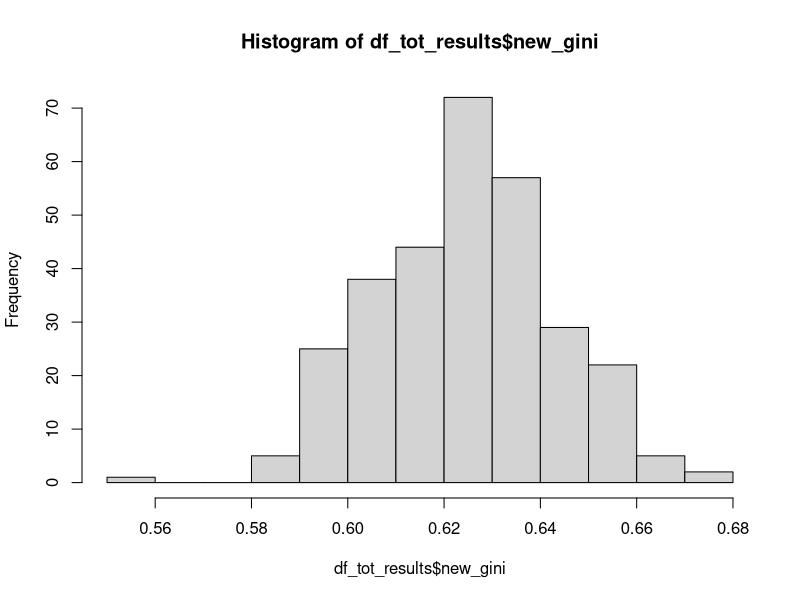
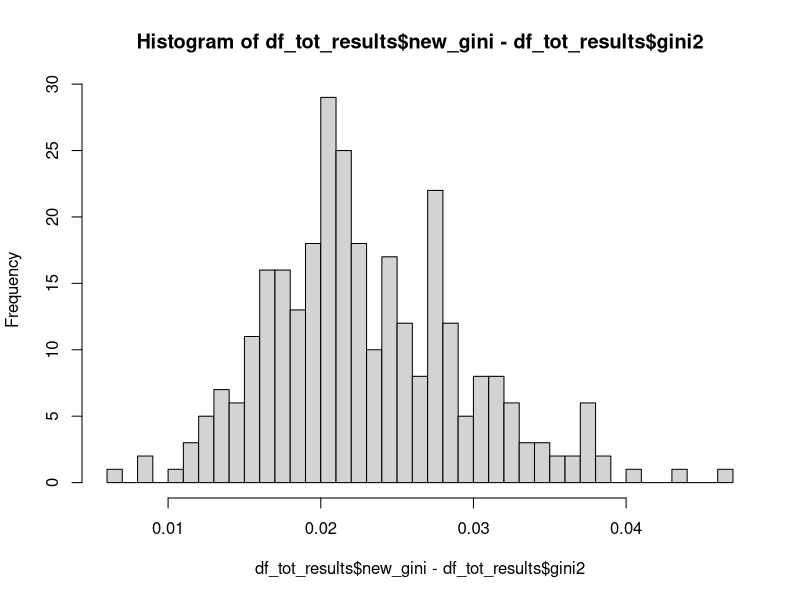
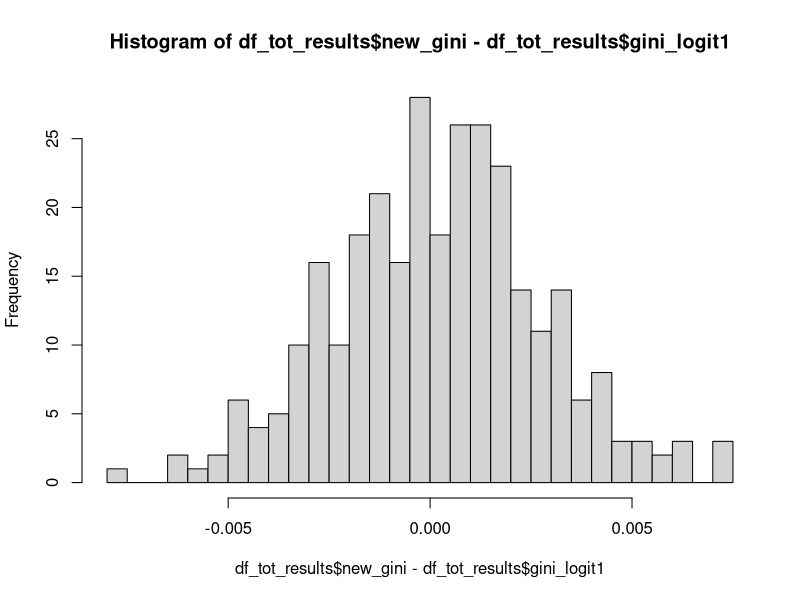

Reproduce these figures in R, in order.
library(MASS)

my_gini<-function(resp, pred){
  c<-pred[order(pred)]
  d<-resp[order(pred)]
  bc<-c(0, cumsum(d)/sum(d))
  gc<-c(0, cumsum(1-d)/sum(1-d))
  sum((gc[2:(length(gc))]-gc[1:(length(gc)-1)])*(bc[2:(length(bc))]+bc[1:(length(bc)-1)]))-1} 

ginic<-function(bc, gc){
  #function for gini when we have cumulative goods and bads vectors
  sum((gc[2:(length(gc))]-gc[1:(length(gc)-1)])*
        (bc[2:(length(bc))]+bc[1:(length(bc)-1)]))-1
} 

gini_crd<-function(rho=0.5, defrate=0.1, gran=10000) {
  #function translating rho into gini for a given defrate
  drates_i<-pnorm(qnorm(defrate), rho*(qnorm(1:(gran-1)/gran)),sqrt(1-rho^2))
  drates_2i<-(c(1, drates_i)+c(drates_i, 0))/2
  return(ginic(cumsum((drates_2i)/sum(drates_2i)), cumsum((1-drates_2i)/sum(1-drates_2i))))
}

r_from_gini<-function(gini, defaultrate=.1){
  phi_s1<-function(x){gini_crd(rho=x, defrate=defaultrate, gran=100000)-gini}
  rho_s1<-uniroot(phi_s1,lower=0,upper=1,tol = .Machine$double.eps)$root
}

gini_combine_calculator<-function(g1, g2, corr, defaultrate){
  #rho_s1
  phi_s1<-function(x){gini_crd(rho=x, defrate=defaultrate, gran=100000)-g1}
  rho_s1<-uniroot(phi_s1,lower=0,upper=1,tol = .Machine$double.eps)$root
  #rho_s2
  phi_s2<-function(x){gini_crd(rho=x, defrate=defaultrate, gran=100000)-g2}
  rho_s2<-uniroot(phi_s2,lower=0,upper=1,tol = .Machine$double.eps)$root
  
  (a_opt<-(corr*rho_s2-rho_s1)/(corr*rho_s1-rho_s2))
  corr_opt<-(a_opt*rho_s1+rho_s2)/sqrt(a_opt^2+2*a_opt*corr+1)
  g_result0<-gini_crd(corr_opt, defaultrate, gran=100000)
  g_result1<-if(a_opt<0 | a_opt>1000) {NaN} else {g_result0}
  return(c(new_gini=g_result1, 
           a_opt=a_opt, score_1_weight=a_opt/(1+a_opt), score_2_weight=1/(1+a_opt), 
           rho1=rho_s1, rho2=rho_s2, new_corr=corr_opt, gini1=g1, gini2=g2, corr=corr, defrate=defaultrate))
}

#simulation attempt1

# input g1, g2, b, r
# gini_new_from_theor, a_from_theor
# sample1 g1, g2, b, r, gini_new_from_samp1, a_from_samp_1, gini_new_a_from_samp1, a_logit_samp1, gini_a_logit_samp1, amax, a_gini_max, gini_a_gini_max)
# sample2 (...) gini_samp2_a_from_samp1, gini_logit1


#set.seed(500)
m <- 3
n <- 5000
gini1<-.4
gini2<-.6
corrs<-.4
dfrate<-.1
sigma <- matrix(c(1, corrs, r_from_gini(gini1, dfrate),
                  corrs, 1, r_from_gini(gini2, dfrate),
                  r_from_gini(gini1, dfrate), r_from_gini(gini2, dfrate), 1), 
                nrow=3)



tot_results<-list()

rest<-gini_combine_calculator(gini1, gini2, corrs, dfrate)

for (i in 1:300){
z <- mvrnorm(n,mu=rep(0, m),Sigma=sigma)
df<-z
df[,3]<-(z[,3]<qnorm(dfrate))*1
df<-data.frame(df)
names(df)<-c('s1', 's2', 'default_flag')

#my_gini(df$default_flag, df$s1)
#my_gini(df$default_flag, df$s2)
#cor(df$s1, df$s2)
#mean(df$default_flag)
res1<-gini_combine_calculator(my_gini(df$default_flag, df$s1), my_gini(df$default_flag, df$s2), cor(df$s2, df$s1), mean(df$default_flag))

gini_a_opt<-my_gini(df$default_flag, res1['a_opt']*df$s1+df$s2)

mylogit <- glm(I(1-default_flag) ~ s1 + s2, data = df, family = "binomial")
myprobit <- glm(I(1-default_flag) ~ s1 + s2, data = df, family = binomial(link="probit"))
logit1_a<-mylogit$coefficients[2]/mylogit$coefficients[3]
probit1_a<-myprobit$coefficients[2]/myprobit$coefficients[3]

#my_gini(mylogit$y, -mylogit$fitted.values)
gini_logit1<-my_gini(df$default_flag, logit1_a*df$s1+df$s2)

#my_gini(myprobit$y, -myprobit$fitted.values)
gini_probit1<-my_gini(df$default_flag, probit1_a*df$s1+df$s2)

f<-function(x){my_gini(df$default_flag, x*df$s1+df$s2)}
res1_optim<-optimize(f, c(0,1000), maximum = TRUE)
#my_gini(df$default_flag, res1_optim$maximum*df$s1+df$s2)

z2 <- mvrnorm(n,mu=rep(0, m),Sigma=sigma)
#library(psych)
# cor(z)
# cor(z,method='spearman')
df2<-z2
df2[,3]<-(z2[,3]<qnorm(dfrate))*1
df2<-data.frame(df2)
names(df2)<-c('s1', 's2', 'default_flag')

tot_results[[length(tot_results)+1]]<-c(i=i, 
                                    n=n, 
                                    # rest,
                                    res1, 
                                    gini_a_opt=gini_a_opt,
                                    gini_logit1=gini_logit1,
                                    gini_probit1=gini_probit1,
                                    res1_optim, 
                                    sample2_gini_a_opt_t=my_gini(df2$default_flag, rest['a_opt']*df2$s1+df2$s2),
                                    sample2_gini_a_opt_1=my_gini(df2$default_flag, res1['a_opt']*df2$s1+df2$s2),
                                    sample2_gini_logit1=my_gini(df2$default_flag, logit1_a*df2$s1+df2$s2),
                                    sample2_gini_probit1=my_gini(df2$default_flag, probit1_a*df2$s1+df2$s2),
                                    sample2_gini_max1=my_gini(df2$default_flag, res1_optim$maximum*df2$s1+df2$s2))
}

bind_tot_results<-do.call("rbind", tot_results)
df_tot_results<-data.frame(matrix(unlist(bind_tot_results), ncol=length(tot_results[[1]])))
names(df_tot_results)<-names(tot_results[[1]])

hist(df_tot_results$new_gini)
rest['new_gini']
mean(df_tot_results$new_gini)
sd(df_tot_results$new_gini)

unname(rest['new_gini']/rest['gini2'])
mean(df_tot_results$new_gini/df_tot_results$gini2)
sd(df_tot_results$new_gini/df_tot_results$gini2)

unname(rest['new_gini']-rest['gini2'])
hist(df_tot_results$new_gini-df_tot_results$gini2, breaks=30)
mean(df_tot_results$new_gini-df_tot_results$gini2)
sd(df_tot_results$new_gini-df_tot_results$gini2)

hist(df_tot_results$new_gini-df_tot_results$gini_logit1, breaks=30)
mean(df_tot_results$new_gini-df_tot_results$gini_logit1)
sd(df_tot_results$new_gini-df_tot_results$gini_logit1)


#library(dplyr)
#df_tot_results %>% mutate(ginincrease=new_gini-gini2)%>%select(gini2, new_gini, ginincrease)%>%View()
